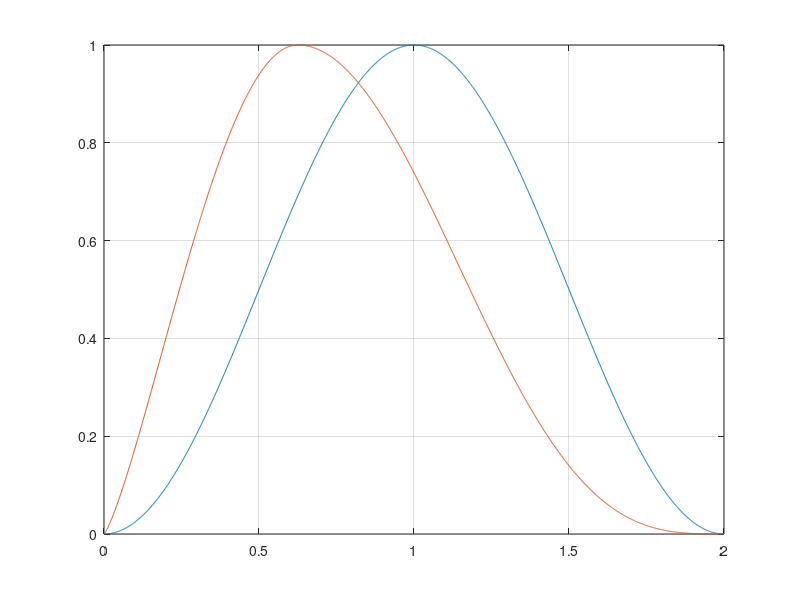

This figure's MATLAB source:
nu = 2;
ratio = 1.6;
x = 0:1e-3:2;
Vx = sin(pi/2*x).^nu;

%%
% x2 = 0:1e-3:2*ratio;
% Vx = sin(pi/2*x).^nu;
% Vx2 = sin(pi/2*(x2+ratio-1)/ratio).^nu;
% figure;plot(x,Vx,x2,Vx2);grid
% 
% %%
% N = length(x); half = round(N/2);
% Vx1 = sin(pi/2*x(1:half)).^(2*nu);
% Vx2 = sin(pi/2*x(half+1:end)).^(nu/2);
% Vx_new = [Vx1,Vx2];
% figure;plot(x,Vx,x,Vx_new);grid

%%
x_brk = 1/ratio; fac = 1/(2-1/ratio);
[~,i_brk] = min(abs(x-x_brk));
Vx1 = sin(pi/2*(x(1:i_brk)*ratio)).^(nu/ratio);
Vx2 = sin(pi/2*(1+fac*(x(i_brk+1:end)-x_brk))).^(ratio*nu);
Vx_new = [Vx1,Vx2];
figure;plot(x,Vx,x,Vx_new);grid
